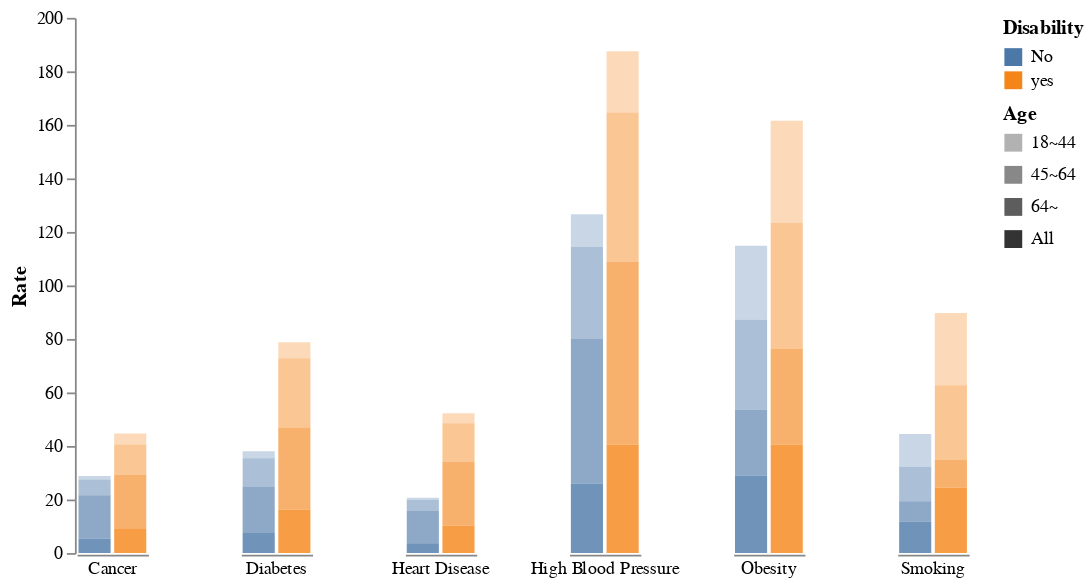

Source (notebook cell):
### Code cell
alt.Chart(df).mark_bar().encode(
    x=alt.X("Disability:N", axis=alt.Axis(title=None, labels=False, ticks=False)),
    y=alt.Y("Rate:Q", axis=alt.Axis(grid=False)),
    color="Disability:N",
    opacity="Age",
    column=alt.Column("Condition:N", header=alt.Header(title=None, labelOrient='bottom'))
).configure_view(
    stroke='transparent'
).configure_header(labelOrient='bottom',
                   labelPadding = 3).configure_facet(spacing=50
)

### Figure 1 — Vega-Lite specification as saved in the notebook (floating-point values rounded to 4 significant figures)
{"config": {"view": {"continuousWidth": 400, "continuousHeight": 300, "stroke": "transparent"}, "facet": {"spacing": 50}, "header": {"labelOrient": "bottom", "labelPadding": 3}}, "data": {"name": "data-f36e48e32c0315fbf9449c10149fc0ab"}, "mark": "bar", "encoding": {"color": {"field": "Disability", "type": "nominal"}, "column": {"field": "Condition", "header": {"labelOrient": "bottom", "title": null}, "type": "nominal"}, "opacity": {"field": "Age", "type": "nominal"}, "x": {"axis": {"labels": false, "ticks": false, "title": null}, "field": "Disability", "type": "nominal"}, "y": {"axis": {"grid": false}, "field": "Rate", "type": "quantitative"}}, "$schema": "https://vega.github.io/schema/vega-lite/v4.17.0.json", "datasets": {"data-f36e48e32c0315fbf9449c10149fc0ab": [{"Condition": "Heart Disease", "Disability": "yes", "Rate": 10.3, "Age": "All"}, {"Condition": "Heart Disease", "Disability": "yes", "Rate": 3.7, "Age": "18~44"}, {"Condition": "Heart Disease", "Disability": "yes", "Rate": 14.5, "Age": "45~64"}, {"Condition": "Heart Disease", "Disability": "yes", "Rate": 23.7, "Age": "64~"}, {"Condition": "Heart Disease", "Disability": "No", "Rate": 3.7, "Age": "All"}, {"Condition": "Heart Disease", "Disability": "No", "Rate": 0.9, "Age": "18~44"}, {"Condition": "Heart Disease", "Disability": "No", "Rate": 4.1, "Age": "45~64"}, {"Condition": "Heart Disease", "Disability": "No", "Rate": 12.0, "Age": "64~"}, {"Condition": "Smoking", "Disability": "yes", "Rate": 24.4, "Age": "All"}, {"Condition": "Smoking", "Disability": "yes", "Rate": 27.0, "Age": "18~44"}, {"Condition": "Smoking", "Disability": "yes", "Rate": 27.9, "Age": "45~64"}, {"Condition": "Smoking", "Disability": "yes", "Rate": 10.4, "Age": "64~"}, {"Condition": "Smoking", "Disability": "No", "Rate": 11.7, "Age": "All"}, {"Condition": "Smoking", "Disability": "No", "Rate": 12.3, "Age": "18~44"}, {"Condition": "Smoking", "Disability": "No", "Rate": 12.8, "Age": "45~64"}, {"Condition": "Smoking", "Disability": "No", "Rate": 7.7, "Age": "64~"}, {"Condition": "Obesity", "Disability": "yes", "Rate": 40.5, "Age": "All"}, {"Condition": "Obesity", "Disability": "yes", "Rate": 38.2, "Age": "18~44"}, {"Condition": "Obesity", "Disability": "yes", "Rate": 47.0, "Age": "45~64"}, {"Condition": "Obesity", "Disability": "yes", "Rate": 35.8, "Age": "64~"}, {"Condition": "Obesity", "Disability": "No", "Rate": 28.9, "Age": "All"}, {"Condition": "Obesity", "Disability": "No", "Rate": 27.6, "Age": "18~44"}, {"Condition": "Obesity", "Disability": "No", "Rate": 33.7, "Age": "45~64"}, {"Condition": "Obesity", "Disability": "No", "Rate": 24.6, "Age": "64~"}, {"Condition": "Diabetes", "Disability": "yes", "Rate": 16.2, "Age": "All"}, {"Condition": "Diabetes", "Disability": "yes", "Rate": 6.0, "Age": "18~44"}, {"Condition": "Diabetes", "Disability": "yes", "Rate": 25.9, "Age": "45~64"}, {"Condition": "Diabetes", "Disability": "yes", "Rate": 30.7, "Age": "64~"}, {"Condition": "Diabetes", "Disability": "No", "Rate": 7.5, "Age": "All"}, {"Condition": "Diabetes", "Disability": "No", "Rate": 2.6, "Age": "18~44"}, {"Condition": "Diabetes", "Disability": "No", "Rate": 10.5, "Age": "45~64"}, {"Condition": "Diabetes", "Disability": "No", "Rate": 17.4, "Age": "64~"}, {"Condition": "High Blood Pressure", "Disability": "yes", "Rate": 40.5, "Age": "All"}, {"Condition": "High Blood Pressure", "Disability": "yes", "Rate": 22.9, "Age": "18~44"}, {"Condition": "High Blood Pressure", "Disability": "yes", "Rate": 55.8, "Age": "45~64"}, {"Condition": "High Blood Pressure", "Disability": "yes", "Rate": 68.3, "Age": "64~"}, {"Condition": "High Blood Pressure", "Disability": "No", "Rate": 25.9, "Age": "All"}, {"Condition": "High Blood Pressure", "Disability": "No", "Rate": 12.2, "Age": "18~44"}, {"Condition": "High Blood Pressure", "Disability": "No", "Rate": 34.4, "Age": "45~64"}, {"Condition": "High Blood Pressure", "Disability": "No", "Rate": 54.1, "Age": "64~"}, {"Condition": "Cancer", "Disability": "yes", "Rate": 9.0, "Age": "All"}, {"Condition": "Cancer", "Disability": "yes", "Rate": 4.1, "Age": "18~44"}, {"Condition": "Cancer", "Disability": "yes", "Rate": 11.4, "Age": "45~64"}, {"Condition": "Cancer", "Disability": "yes", "Rate": 20.2, "Age": "64~"}, {"Condition": "Cancer", "Disability": "No", "Rate": 5.3, "Age": "All"}, {"Condition": "Cancer", "Disability": "No", "Rate": 1.3, "Age": "18~44"}, {"Condition": "Cancer", "Disability": "No", "Rate": 5.9, "Age": "45~64"}, {"Condition": "Cancer", "Disability": "No", "Rate": 16.3, "Age": "64~"}]}}
